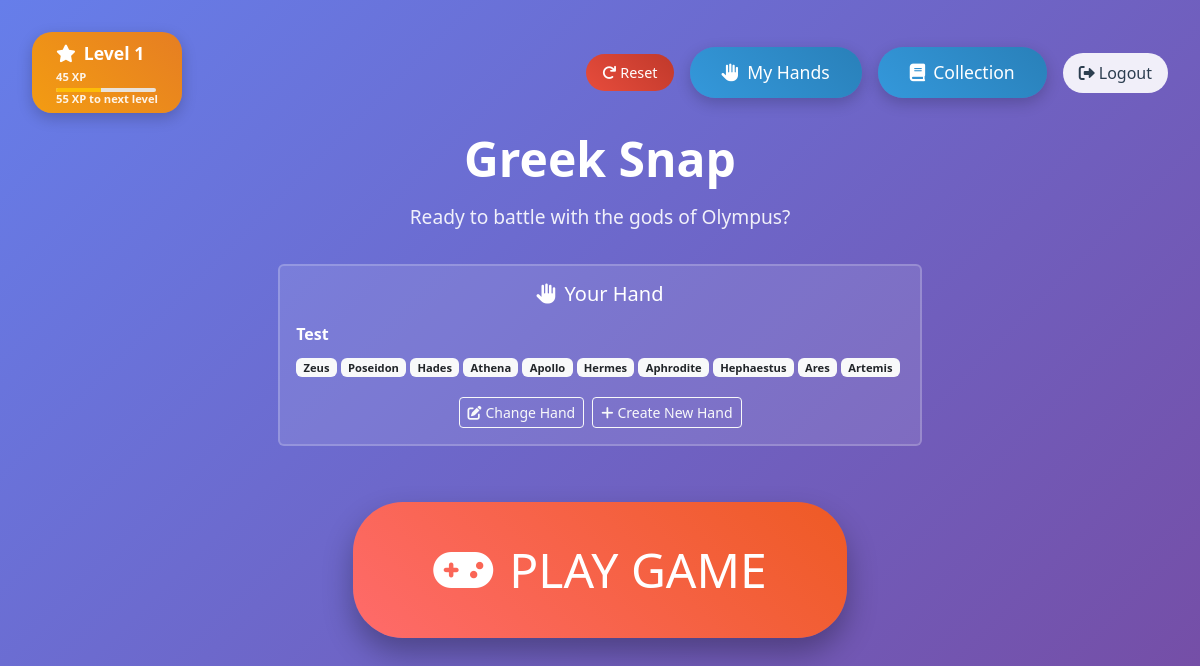
Before: / (signed in) with the older database file.
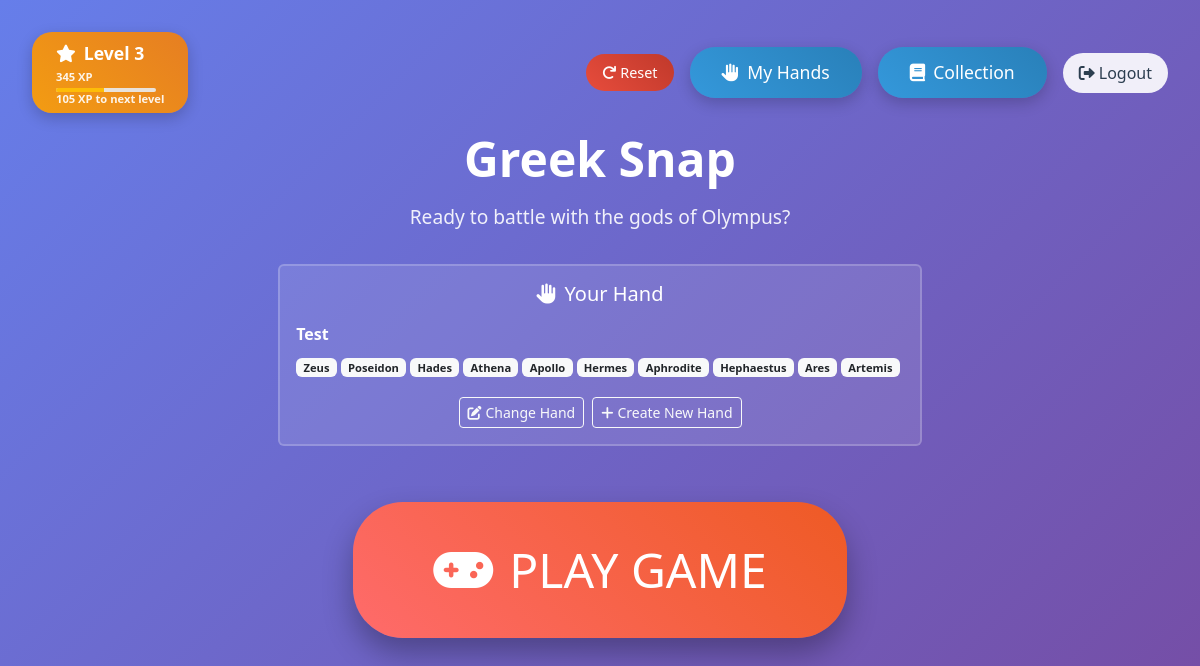
After: the same page with the newer database file.
### main.py (models this page shows)
class User(UserMixin, db.Model):
    __tablename__ = "users"
    id: Mapped[int] = mapped_column(Integer, primary_key=True)
    email: Mapped[str] = mapped_column(String(100), unique=True)
    password: Mapped[str] = mapped_column(String(100))
    date_of_signup: Mapped[Date] = mapped_column(Date)
    xp: Mapped[int] = mapped_column(Integer, default=0)  # XP points
    last_daily_win: Mapped[Date] = mapped_column(Date, nullable=True)  # Track daily win bonus
    misc1: Mapped[str] = mapped_column(String(100), nullable=True)
    misc2: Mapped[str] = mapped_column(String(100), nullable=True)
    misc3: Mapped[str] = mapped_column(String(100), nullable=True)
    collection = relationship("UserCollection", back_populates="user", uselist=False)

### main.py (the view, shortened to what this page needs)
@app.route('/')
def index():
    if current_user.is_authenticated:
        user_level = XPSystem.get_level_from_xp(current_user.xp)
        xp_for_next = XPSystem.get_xp_for_next_level(current_user.xp)
        progress = XPSystem.get_progress_to_next_level(current_user.xp)
        user_collection = UserCollection.query.filter_by(user_id=current_user.id).first()
        if user_collection and user_collection.unlocked_cards is not None:
            unlocked_cards = user_collection.unlocked_cards if isinstance(user_collection.unlocked_cards, list) else []
        else:
            unlocked_cards = []
        pending_rewards = XPSystem.get_pending_rewards(current_user.xp, unlocked_cards)
        from xp_system import LEVEL_REWARDS, LEVEL_XP_REQUIREMENTS
        card_id_to_name = {card['id']: card['name'] for card in CHARACTERS}
        return render_template('index.html',
                             user=current_user,
                             level=user_level,
                             xp=current_user.xp,
                             xp_for_next=xp_for_next,
                             progress=progress,
                             pending_rewards=pending_rewards,
                             level_rewards=LEVEL_REWARDS,
                             level_xp_requirements=LEVEL_XP_REQUIREMENTS,
                             card_id_to_name=card_id_to_name,
                             unlocked_cards=unlocked_cards)

### main.py (called while the page is built)
@login_manager.user_loader
def load_user(user_id):
    return db.get_or_404(User, user_id)

### xp_system.py (called while the page is built)
    @staticmethod
    def get_level_from_xp(xp):
        current_level = 1
        for level, required_xp in LEVEL_XP_REQUIREMENTS.items():
            if xp >= required_xp:
                current_level = level
            else:
                break
        return current_level

    @staticmethod
    def get_xp_for_next_level(current_xp):
        current_level = XPSystem.get_level_from_xp(current_xp)
        next_level = current_level + 1
        if next_level in LEVEL_XP_REQUIREMENTS:
            return LEVEL_XP_REQUIREMENTS[next_level] - current_xp
        else:
            return 0  # Max level reached

    @staticmethod
    def get_progress_to_next_level(current_xp):
        current_level = XPSystem.get_level_from_xp(current_xp)
        next_level = current_level + 1
        if next_level not in LEVEL_XP_REQUIREMENTS:
            return 100  # Max level reached
        current_level_xp = LEVEL_XP_REQUIREMENTS[current_level]
        next_level_xp = LEVEL_XP_REQUIREMENTS[next_level]
        xp_in_current_level = current_xp - current_level_xp
        xp_needed_for_next = next_level_xp - current_level_xp
        return min(100, (xp_in_current_level / xp_needed_for_next) * 100)

    @staticmethod
    def get_pending_rewards(user_xp, unlocked_cards):
        current_level = XPSystem.get_level_from_xp(user_xp)
        pending_rewards = []
        for level in range(1, current_level + 1):
            level_rewards = LEVEL_REWARDS.get(level, [])
            for card_id in level_rewards:
                if card_id not in unlocked_cards:
                    pending_rewards.append({
                        'level': level,
                        'card_id': card_id
                    })
        return pending_rewards

### templates/index.html (shortened to what this page needs)
<!DOCTYPE html>
<html lang="en">
<head>
    <link href="https://cdn.jsdelivr.net/npm/bootstrap@5.3.0/dist/css/bootstrap.min.css" rel="stylesheet">
    <link rel="stylesheet" href="{{ url_for('static', filename='css/style.css') }}">
    <link href="https://cdnjs.cloudflare.com/ajax/libs/font-awesome/6.0.0/css/all.min.css" rel="stylesheet">
</head>
<body>
    <div class="welcome-container">
        {% if user.is_authenticated %}
            <div class="top-bar">
                <div class="level-display {% if pending_rewards %}has-rewards{% endif %}"
                     onclick="showLevelRewards()"
                     style="position: relative;">
                    <i class="fas fa-star me-2"></i>Level {{ level }}
                    <div class="xp-info">
                        <small>{{ xp }} XP</small>
                        {% if xp_for_next > 0 %}
                            <div class="progress mt-1" style="height: 4px; width: 100px;">
                                <div class="progress-bar bg-warning" style="width: {{ progress }}%"></div>
                            </div>
                            <small>{{ xp_for_next }} XP to next level</small>
                        {% endif %}
                    </div>
                </div>
                <div class="top-controls">
                    <button class="reset-button" onclick="resetUser()" title="Reset all user data">
                        <i class="fas fa-redo me-1"></i>Reset
                    </button>
                    <a href="{{ url_for('create_hand') }}" class="collection-button">
                        <i class="fas fa-hand-paper me-2"></i>My Hands
                    </a>
                    <a href="{{ url_for('collection') }}" class="collection-button">
                        <i class="fas fa-book me-2"></i>Collection
                    </a>
                    <a href="{{ url_for('logout') }}" class="logout-button">
                        <i class="fas fa-sign-out-alt me-1"></i>Logout
                    </a>
                </div>
            </div>
            <div class="welcome-card">
                <h1 class="game-title">Greek Snap</h1>
                <p class="game-subtitle">Ready to battle with the gods of Olympus?</p>
                <div class="hand-selection-section mb-4">
                    <div class="card" style="background: rgba(255, 255, 255, 0.1); border: 2px solid rgba(255, 255, 255, 0.2);">
                        <div class="card-body">
                            <h5 class="text-white mb-3">
                                <i class="fas fa-hand-paper me-2"></i>Your Hand
                            </h5>
                            <div id="current-hand-display" class="mb-3">
                            </div>
                            <div class="d-flex gap-2 justify-content-center">
                                <button class="btn btn-outline-light btn-sm" onclick="showHandSelection()">
                                    <i class="fas fa-edit me-1"></i>Change Hand
                                </button>
                                <a href="{{ url_for('create_hand') }}" class="btn btn-outline-light btn-sm">
                                    <i class="fas fa-plus me-1"></i>Create New Hand
                                </a>
                            </div>
                        </div>
                    </div>
                </div>
                <div class="d-flex gap-3 justify-content-center">
                    <a href="{{ url_for('single_player_game') }}" class="big-play-button">
                        <i class="fas fa-gamepad me-3"></i>PLAY GAME
                    </a>
                </div>
            </div>
        {% endif %}
    </div>
</body>
</html>

### static/css/style.css (style rules this page uses)
body { background: #f8f9fa; min-height: 100vh; color: #333; }

### templates/index.html (style rules this page uses)
.welcome-container { min-height: 100vh; display: flex; align-items: center; justify-content: center; background: linear-gradient(135deg, #667eea 0%, #764ba2 100%); }
.welcome-card { text-align: center; }
.big-play-button { background: linear-gradient(45deg, #ff6b6b, #ee5a24); border: none; padding: 2rem 5rem; font-size: 3rem; border-radius: 50px; color: white; text-decoration: none; display: inline-block; transition: all 0.3s ease; box-shadow: 0 15px 30px rgba(0, 0, 0, 0.3); margin: 2rem 0; }
.collection-button { background: linear-gradient(45deg, #3498db, #2980b9); border: none; padding: 0.75rem 2rem; font-size: 1.1rem; border-radius: 25px; color: white; text-decoration: none; display: inline-block; transition: all 0.3s ease; box-shadow: 0 5px 15px rgba(0, 0, 0, 0.2); }
.game-title { color: white; font-size: 3rem; font-weight: bold; margin-bottom: 1rem; }
.game-subtitle { color: rgba(255, 255, 255, 0.9); font-size: 1.2rem; margin-bottom: 2rem; }
.level-display { background: linear-gradient(45deg, #f39c12, #e67e22); color: white; padding: 0.5rem 1.5rem; border-radius: 20px; font-weight: bold; font-size: 1.1rem; box-shadow: 0 5px 15px rgba(0, 0, 0, 0.2); cursor: pointer; transition: all 0.3s ease; }
.xp-info { margin-top: 0.25rem; font-size: 0.8rem; opacity: 0.9; }
.xp-info small { display: block; line-height: 1.2; }
.top-bar { position: absolute; top: 2rem; left: 2rem; right: 2rem; display: flex; justify-content: space-between; align-items: center; }
.logout-button { background: rgba(255, 255, 255, 0.9); border: none; padding: 0.5rem 1rem; border-radius: 20px; color: #2c3e50; text-decoration: none; transition: all 0.3s ease; }
.top-controls { display: flex; align-items: center; gap: 1rem; }
.reset-button { background: linear-gradient(45deg, #e74c3c, #c0392b); border: none; padding: 0.5rem 1rem; border-radius: 20px; color: white; text-decoration: none; transition: all 0.3s ease; font-size: 0.9rem; cursor: pointer; }

Changed rows visible on the page:
now on this page (row edited): User: xp "345"
Other visible differences:
{{ level }}: "1" → "3"
{{ progress }}: 45.0 → 47.5 (drawn)
{{ xp_for_next }}: "55" → "105"
{{ xp }}: "45" → (not shown)
